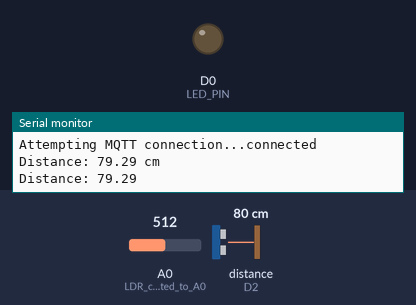
Bench run of a sketch on a simulated ESP8266 (NodeMCU). Parts: output pins drawn as LEDs (lit = HIGH), the last lines printed to the serial monitor. Wiring (inferred from the names in the program): ultrasonic range finder: trigger D1; echo D2. Inputs (shaded band) come from the test bench; at power-on: distance to the obstacle (sensor on D2) 80 cm, A0 (LDR_connected_to_A0) = 512. The echo pulse lasts 58.3 µs per cm; WiFi joins after 1.5 s; servers stay silent unless stated; no MQTT or app messages arrive unless stated; pins used as bus, display or sensor lines are not drawn.

Above: at 3.2 s.
3.3 s: distance to the obstacle (sensor on D2) set to 12 cm
11.5 s: distance to the obstacle (sensor on D2) set to 9 cm
At 13.9 s:
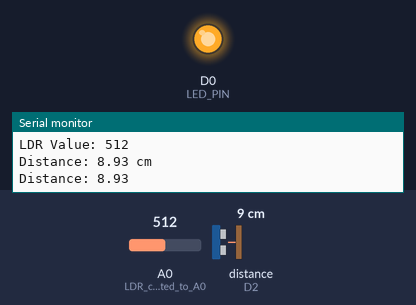
23.4 s: distance to the obstacle (sensor on D2) set to 18 cm
At 25.7 s:
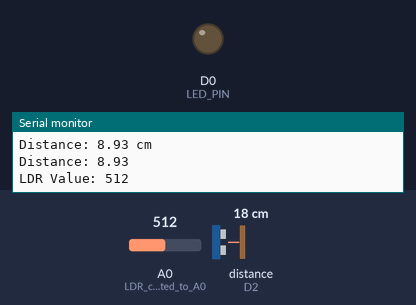
29.0 s: A0 (LDR_connected_to_A0) set to 490
At 30.8 s:
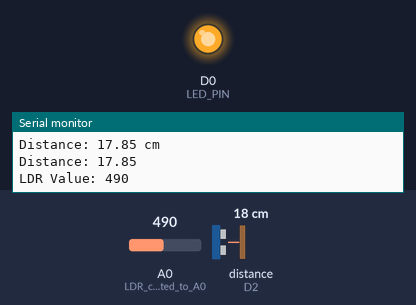
Timing chart, 0 to 41.6 s (numbered marks = the images above; inputs shaded):
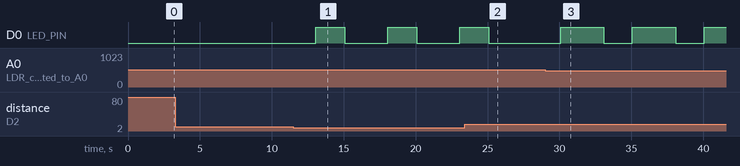

The sketch:

StreetLight.ino
```cpp
#include <ESP8266WiFi.h>
#include <PubSubClient.h>
#define TRIG_PIN D1
#define ECHO_PIN D2
#define LED_PIN D0

const char* ssid = "Galaxy F22 93DB";         // Your WiFi SSID
const char* password = "nvhv9317"; // Your WiFi password
const char* mqtt_server = "broker.hivemq.com"; // MQTT broker (example)
const char* topic1 = "echo/value";
const char* topic2 = "ldr/value";

WiFiClient espClient;
PubSubClient client(espClient);

void setup() {
  Serial.begin(115200);
  pinMode(A0, INPUT); // LDR connected to A0
  pinMode(TRIG_PIN, OUTPUT);
  pinMode(ECHO_PIN, INPUT);
  pinMode(LED_PIN, OUTPUT);

  // Connect to WiFi
  WiFi.begin(ssid, password);
  while (WiFi.status() != WL_CONNECTED) {
    delay(1000);
    Serial.println("Connecting to WiFi...");
  }
  Serial.println("Connected to WiFi");
  client.setServer(mqtt_server, 1883);
}

void loop() {
  if (!client.connected()) {
    reconnect();
  }
  client.loop();

  digitalWrite(TRIG_PIN, HIGH);
  delayMicroseconds(10);
  digitalWrite(TRIG_PIN, LOW);

  // Read the echo pin
  long duration = pulseIn(ECHO_PIN, HIGH);
  // Calculate the distance in cm
  float distance = duration * 0.034 / 2;
  // Print the distance to the Serial Monitor
  Serial.print("Distance: ");
  Serial.print(distance);
  Serial.println(" cm");
  delay(1000);

  if (distance < 10){
    digitalWrite(LED_PIN, HIGH);
  } else {
    digitalWrite(LED_PIN, LOW);
  }

  String message1 = String(distance);
  client.publish(topic1, message1.c_str());
  Serial.print("Distance: ");
  Serial.println(distance);
  delay(2000); // Publish every 2 seconds

  int ldrValue = analogRead(A0); // Read LDR value

  if(ldrValue<500)  {
    digitalWrite(LED_PIN, HIGH);
  }  else  {
    digitalWrite(LED_PIN, LOW);
  }

  String message2 = String(ldrValue);
  client.publish(topic2, message2.c_str());
  Serial.print("LDR Value: ");
  Serial.println(ldrValue);
  delay(2000); // Publish every 2 seconds
}

void reconnect() {
  while (!client.connected()) {
    Serial.print("Attempting MQTT connection...");
    if (client.connect("NodeMCUClient")) {
      Serial.println("connected");
    }
    else {
      Serial.print("failed, rc=");
      Serial.print(client.state());
      delay(2000);
    }
  }
}
```

Measured:
- the behaviour switches between 11 and 10 cm on distance to the obstacle (sensor on D2) (found by bisection; images 0 and 1)
- the behaviour switches between 500 and 499 on A0 (LDR_connected_to_A0) (found by bisection; images 2 and 3)
- after the input at 11.5 s, D0 (LED_PIN): alternates HIGH for 2.0 s and LOW for 3.0 s, starting after 1.6 s
- after the input at 23.4 s, D0 (LED_PIN): goes on until 25.1 s, then stays LOW
- after the input at 29.0 s, D0 (LED_PIN): alternates HIGH for 3.0 s and LOW for 2.0 s, starting after 1.1 s
